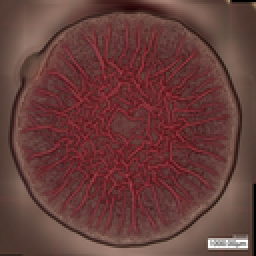
#> input picture thumbnail.png, 128 x 128 px (shown 2 times larger); its folder holds only this picture in this run
$ python -i functions.py   (imports and definitions only)   (older library calls are emulated)
#> lines starting #> are read from the running program, lines starting #| are printed output that depends on the picture
#> further down, picture is the input picture: shape (128, 128, 3); mean B, G, R 58.8, 62.2, 103.8
import os, re
import numpy as np
import pandas as pd
import cv2
from PIL import Image
from sklearn.cluster import KMeans
import matplotlib.pyplot as plt
import pylab


basepath = "Images"
# basepath = "/home/khalana/GitRepos/Capstone_local/Images"

# [77 lines left out: functions get_data_from_filenames, load_images, polar_coord, cartesian_coord, not called in this run]


def threshold_image(img,threshold_val=50):
    """
    only keeps pixel values over "threshold_val". This helps tremendously in finding the wrinkles, and allows us to choose smaller n_cluster
    """
#> called with threshold_val = 100
    timg = np.asarray(img)
    thresh = timg > threshold_val
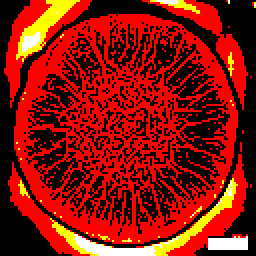
#> thresh: shape (128, 128, 3) bool (shown 2 times larger); mean B, G, R 0.0253, 0.07, 0.552
    out = thresh * timg
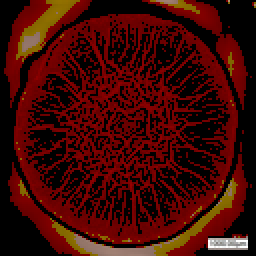
#> out: shape (128, 128, 3) (shown 2 times larger); mean B, G, R 3.3, 8.2, 64.7
    img = Image.fromarray(out)
    return img


## Newest version of get_classes function. This function takes as input an image, computes kmeans and outputs the labels and the image 'colored' by the classes.
def get_classes(img, resize=128, n_clusters=6, movie=False,threshold_val=100):

    """
    img: initial image

    returns: the labels of the pixels and the image colored by the classes
    """
    # convert into image if is array
    try:
        img = Image.fromarray(img, 'RGB')
    except:
        pass

    # keeps pixels above threshold
    img = threshold_image(img, threshold_val)

    # Resize
    if not movie:
        size=(resize, resize)
        img_resize       = img.resize(size, Image.ANTIALIAS)#resize
        img_array_resize = np.asarray(img_resize)
    else:
        reduce_factor    = 4
        size             = tuple(np.divide(img.shape[:2], reduce_factor).astype(int)) + (3,)
        img_array_resize = np.resize(img, size)


    # Reshape
    w,h,d = tuple(img_array_resize.shape)
#> w = 128; h = 128; d = 3
    X     = np.reshape(img_array_resize, (w*h,d))

    # [17 lines of commented-out code are left out]
    y_axis = np.array([])
    for i in np.arange(resize):
        y_axis = np.append(y_axis, np.arange(resize))

    y_axis          = np.reshape(y_axis, (resize**2, 1))
    x_axis          = np.reshape(np.repeat(np.arange(resize), resize), (resize**2, 1))
    radial_distance = np.sqrt(np.abs(x_axis - (resize / 2))**2 + np.abs(y_axis - (resize / 2))**2)
    X               = np.append(X, radial_distance, axis=1)

    # Remove blue and green
#     X = X[:,[0, 3, 4, 5]]
#     X = X[:,3:]


    # Fit model
#     km    = KMeans(n_clusters=n_clusters, random_state=0).fit(X)
#     km = AgglomerativeClustering(n_clusters=n_clusters).fit(X)

    # Determine labels and classes
    img_array = np.asarray(img)
    w,h,d     = tuple(img_array.shape)
    labels    = [((X[:,0] > 100) * 1) & np.abs((1 - (X[:,1] / X[:,2])) < 0.75)
                & (X[:,1] < 80) & (X[:,2] < 80) & ((X[:,0]/ (X[:,1] + X[:,2])) > 1.0)] #km.labels_ #km.predict(np.reshape(img_array, (w*h, d)))el
    classes   = np.reshape(labels, size)
#> classes: shape (128, 128) int64; every value is 0
    classes   = np.multiply(classes, 255.0 / np.max(classes)) # Normalize
#> classes: shape (128, 128) float64; every value is NaN or infinite

    return(labels,classes)


# This function is depracated and should not be used.
# [52 lines left out: function get_classes_old, not called in this run]


# This function takes an image as input and outputs the image 'colored' by the wrinkle class.
def get_wrinkle_class(img, resize=128,n_clusters=6, threshold_val=100):
	labels    = get_classes(img, resize=resize, n_clusters=n_clusters, movie=False, threshold_val=threshold_val)[0]
#> labels = 1 item
	img_array = np.asarray(img)
	img_array = img_array[:,:,:3]
	w,h,d     = tuple(img_array.shape)
#> w = 128; h = 128; d = 3
	X         = np.reshape(img_array, (w*h,d))
	df        = pd.DataFrame(X, columns=['red', 'green', 'blue'])
#> df = table of 16384 rows and 3 columns
	df_mean   = df.astype('int').groupby(labels).mean()
#> df_mean = table of 1 rows and 3 columns

	# Find most red class
# 	df_mean['red_diff'] = (np.divide(df_mean['red'], df_mean['green']) +
# 	                       np.divide(df_mean['red'], df_mean['blue'])) / 2.0
	df_mean['red_diff'] = df_mean['red'] - df_mean['green'] - df_mean['blue']
	wrinkle_id     = np.argmax(df_mean['red_diff'])
#> wrinkle_id = 0

# 	df_mean['most_red'] = (np.abs(df_mean['red'] - 90) +  np.abs(df_mean['red'] - 50) + np.abs(df_mean['blue'] - 50))
# 	wrinkle_id          = np.argmin(df_mean['most_red'])
#> (the run stopped early here; a loop or call above may not have finished)
